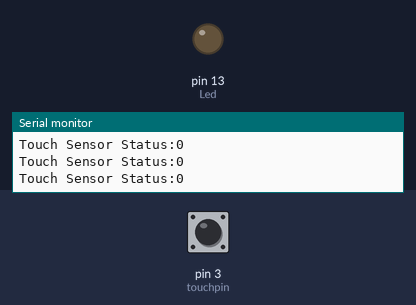
Bench run of a sketch on a simulated Arduino Uno, built with avr-gcc and run on an emulated ATmega328P. Shown: output pins drawn as LEDs (lit = HIGH), the last lines printed to the serial monitor. The test bench sets the inputs (shaded band); at power-on: pin 3 (touchpin) LOW.

Above: at 2.8 s.
2.9 s: pin 3 (touchpin) pulled HIGH for 1.2 s
At 3.4 s:
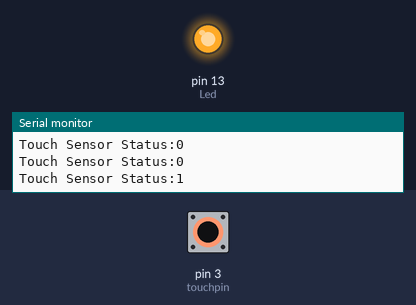
6.5 s: pin 3 (touchpin) pulled HIGH for 3.2 s
At 11.2 s:
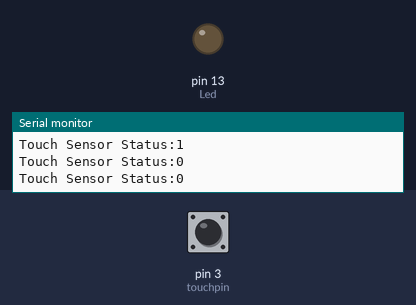
Timing chart, 0 to 12.7 s (numbered marks = the images above; inputs shaded):
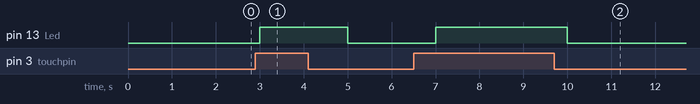

Measured:
- after the input at 2.9 s, pin 13 (Led): LOW → HIGH after 0.10 s, → LOW 2.0 s later
- after the input at 6.5 s, pin 13 (Led): LOW → HIGH after 0.50 s, → LOW 3.0 s later

The sketch:

Touch_Sensor_with_LED.ino
```cpp
int Led = 13 ;
int touchpin = 3;
int val ;

void setup (){
  Serial.begin(9600);
  pinMode (Led, OUTPUT) ;
  pinMode (touchpin, INPUT) ;
}

void loop (){
  val = digitalRead (touchpin) ;
  if (val == HIGH) {
    digitalWrite (Led, HIGH);
    Serial.print("Touch Sensor Status:");
    Serial.println("1");
    delay(1000);
  }else{
    digitalWrite (Led, LOW);
    Serial.print("Touch Sensor Status:");
    Serial.println("0");
    delay(1000);
  }
}
```
